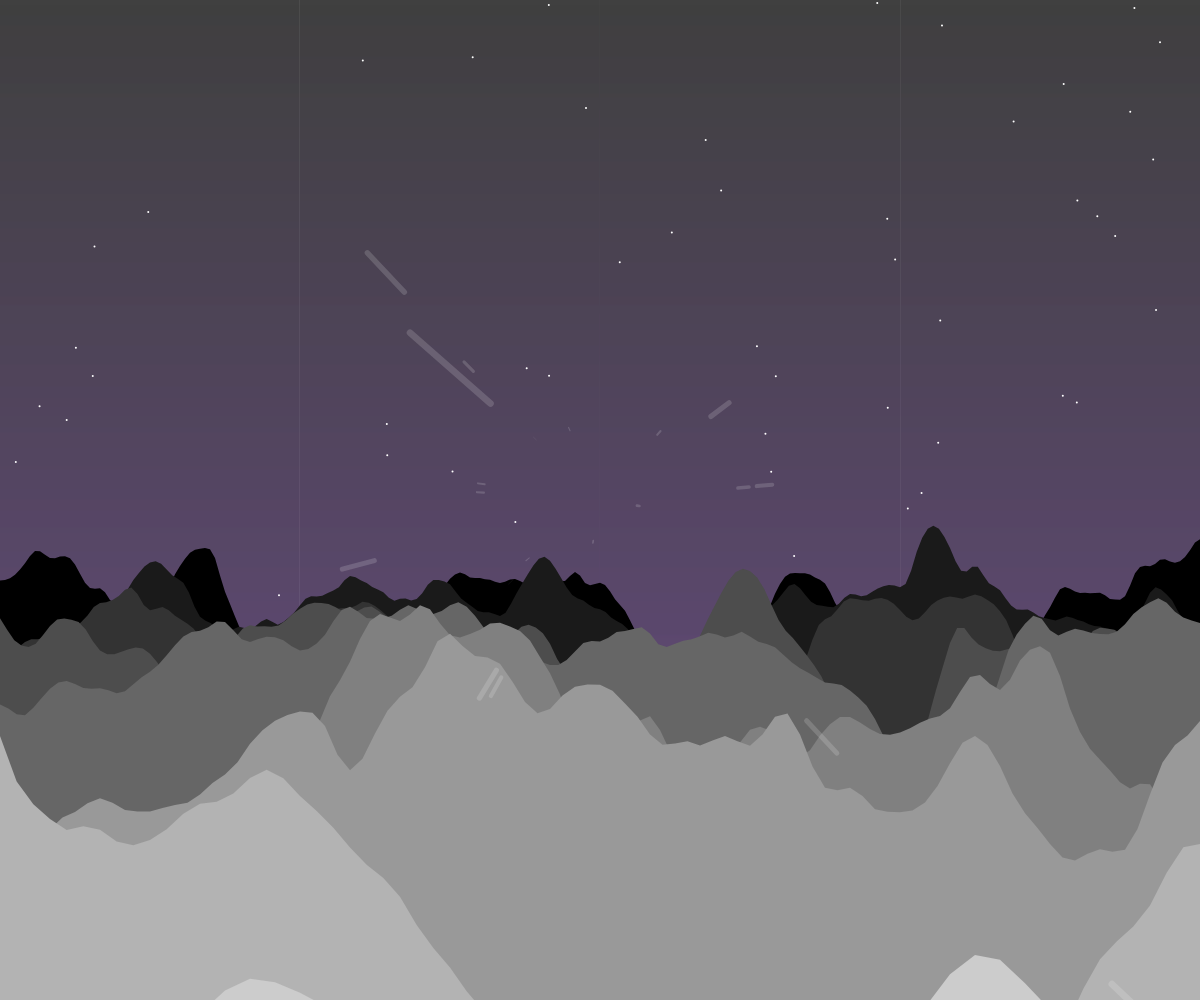
Frame 1 (no input)
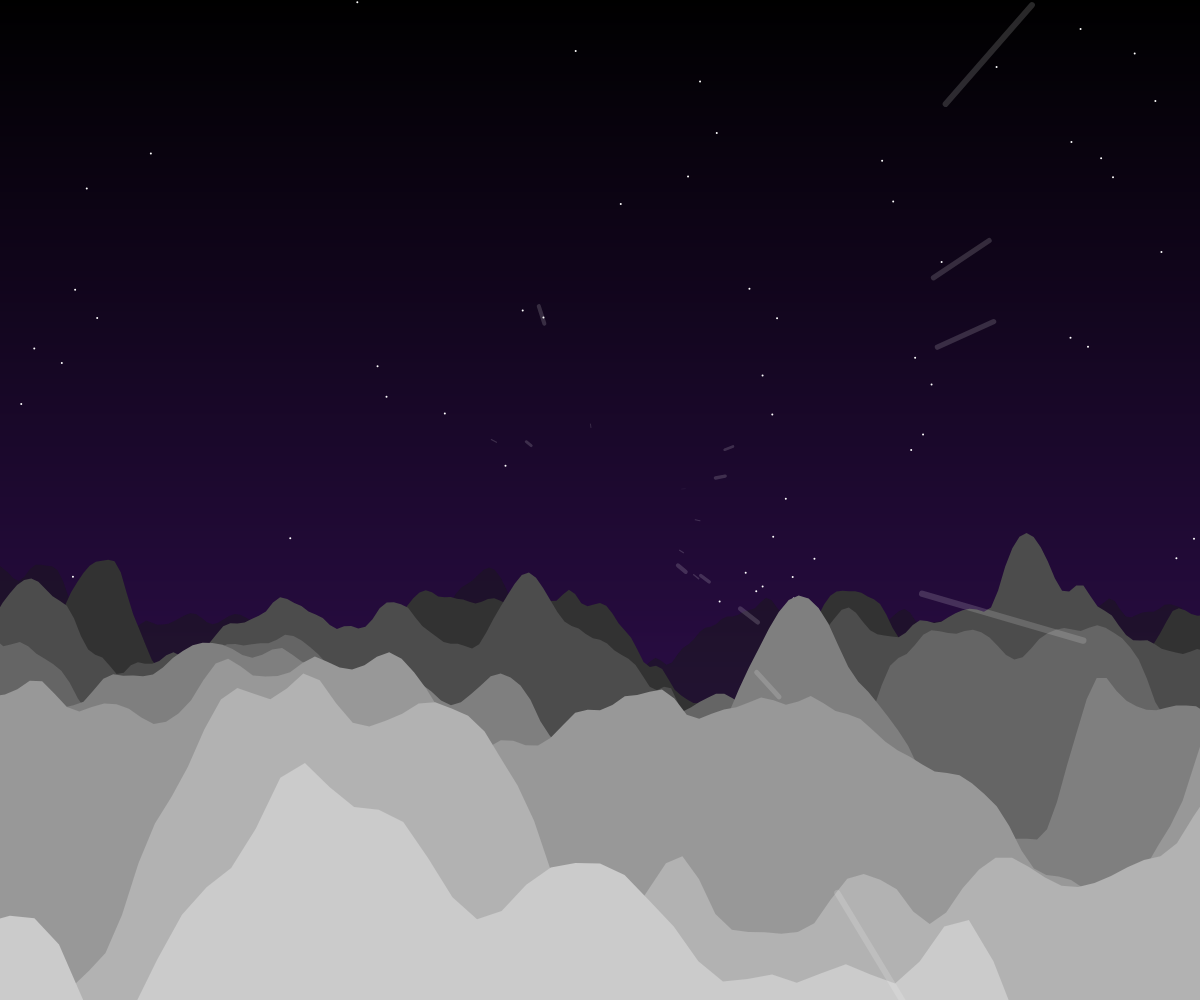
Frame 60 (no input)
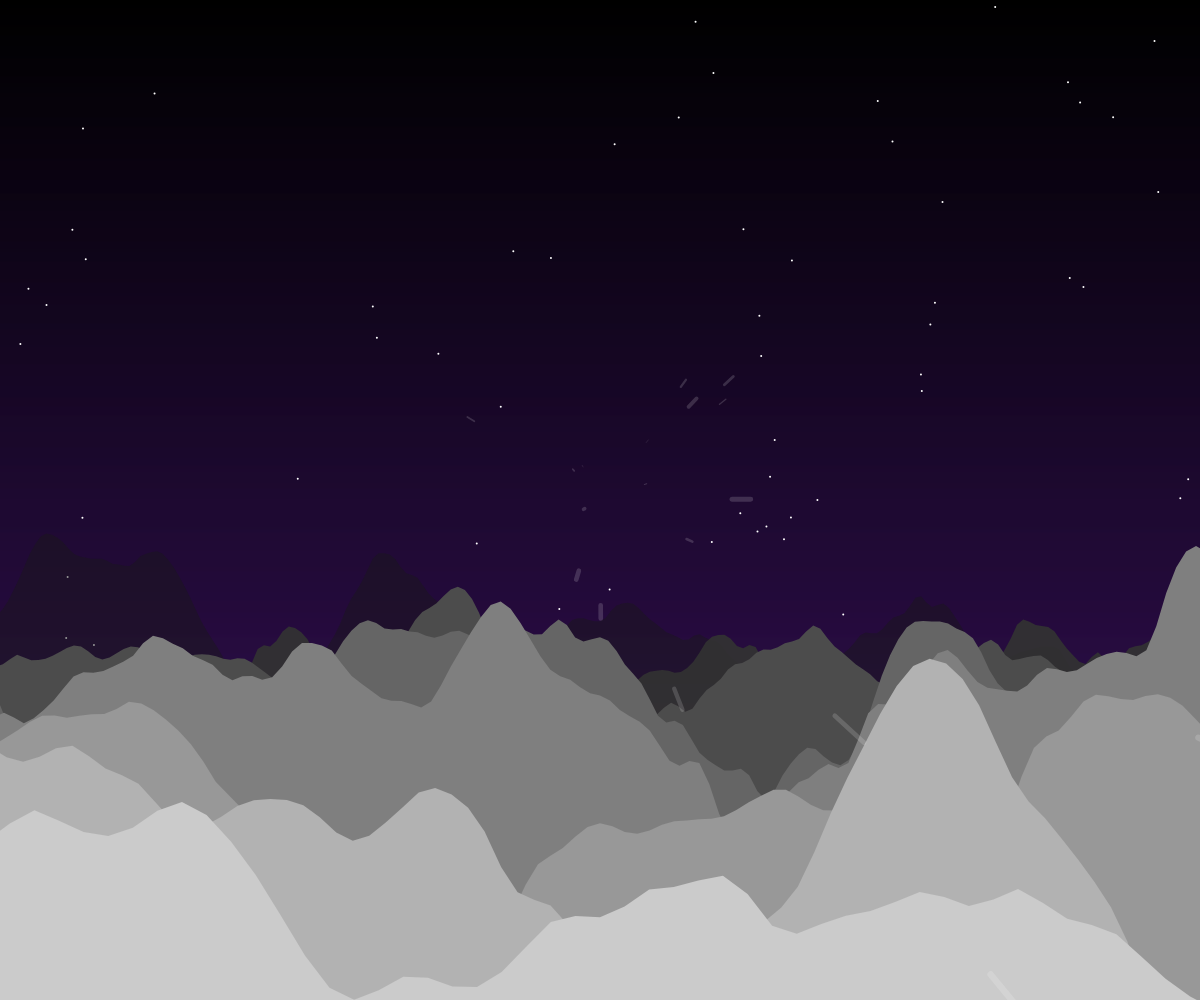
Frame 120 (the mouse pressed at the canvas centre since frame 60)

The p5.js sketch that drew these frames (run headless with seeded random() and noise() and a simulated clock; from frame 60 on, the mouse is pressed at the canvas centre):

// p5.js sketch
// ── sketch.js
// Sky Gradient Constants
var c1, c2;

var lines = [];
var mountains = [];
var stars = [];
var fireworks = [];
var gravity;

var mtnSpeed; var lineSpeed;

function setup() {
  createCanvas(innerWidth, innerHeight);
  // Define sky colors
  c1 = color(0);
  c2 = color(59,18,97);

  gravity = createVector(0, 0.2);

  for (var i = 0; i < 20; i++) {
    lines[i] = new Line();
  }
  for (var j = 0; j < 10; j++) {
    mountains[j] = new Mountain(0, 300, width - ((width/10) * j));
  }
  for (var k = 0; k < 80; k++) {
    stars[k] = new Star();
  }
}

function draw() {
  mtnSpeed = 4;
  lineSpeed = 50;

  setGradient(0, 0, width, height, c1, c2);

  translate(width / 2, height / 2);
  mountains.sort(function(a, b) {
        return b.z - a.z
  });
  for (var k = 0; k < stars.length; k++) {
    stars[k].show();
    stars[k].checkEdges();
    stars[k].update();
  }
  for (var j = 0; j < mountains.length; j++) {
    mountains[j].show();
  }
  if (random(1) < 0.02) {
    fireworks.push(new Firework());
  }
  for (var i = fireworks.length - 1; i >= 0; i--) {
    fireworks[i].update();
    fireworks[i].show();
    if (fireworks[i].done()) {
      fireworks.splice(i, 1);
    }
  }
  for (var i = 0; i < lines.length; i++) {
    lines[i].update();
    lines[i].show();
  }
}

function setGradient(x, y, w, h, c1, c2) {
  noFill();
  for (var i = y; i <= y+h; i++) {
    var inter = map(i, y, y+h, 0, 1);
    var c = lerpColor(c1, c2, inter);
    stroke(c);
    line(x, i, x+w, i);
  }
}

function Line() {
  this.x = random(-100, 100);
  this.y = random(-100, 100);
  this.z = random(width);
  this.pz = this.z;

  this.update = function() {
    this.z -= lineSpeed;
    if (this.z < 1) {
      this.z = width;
      this.x = random(-100, 100);
      this.y = random(-100, 100);
      this.pz = this.z;
    }
  }

  this.show = function() {

    var sx = map(this.x / this.z, 0, 1, 0, width);
    var sy = map(this.y / this.z, 0, 1, 0, height);

    var px = map(this.x / this.pz, 0, 1, 0, width);
    var py = map(this.y / this.pz, 0, 1, 0, height);

    this.pz = this.z;

    stroke(255, 40);
    var sWeight = map(this.z, 0, width, 7, 0);
    strokeWeight(sWeight);
    line(px, py, sx, sy);

  }
}

function MountainPoint(x, y, z) {
  this.x = x;
  this.y = y;
  this.z = z;
  this.sx = map(this.x / this.z, 0, 1, 0, width);
  this.sy = map(this.y / this.z, 0, 1, 0, height);

  this.update = function() {
    this.z -= mtnSpeed;
    this.sx = map(this.x / this.z, 0, 1, 0, width);
    this.sy = map(this.y / this.z, 0, 1, 0, height);
  }
}

function Mountain(minY, maxY, z) {
  this.z = z;
  this.alpha = 255;
  this.atHorizon = function() {
    this.vertices = [new MountainPoint(-width/2, height, this.z)];
    this.yoff = random(1000);
    this.xoff = 0;
    this.fill = map(this.z, 0, width, 255, 0);

    for (var x = -width/2; x <= width/2; x += 5) {
      var y = map(noise(this.xoff, this.yoff), 0, 1, minY, maxY);
      this.vertices.push(new MountainPoint(x, y, this.z));
      this.xoff += 0.05;
    }
    this.vertices.push(new MountainPoint(width/2, height, this.z));
  }

  this.atHorizon();

  this.show = function() {
    noStroke();
    fill(this.fill, this.fill, this.fill, this.alpha);
    // We are going to draw a polygon out of the wave points
    beginShape();
    this.vertices.forEach(function(v) {
      vertex(v.sx, v.sy);
      v.update();
    });
    endShape(CLOSE);
    this.update();
  }

  this.update = function() {
    this.z -= mtnSpeed;
    this.fill = map(this.z, 0, width, 255, 0);
    this.alpha += 4;
    if (this.z < 1) {
      this.z = width;
      this.alpha = 0;
      this.atHorizon();
    }
  }
}

function Star() {
  this.position = createVector(random(-width/2, width/2), random(-height/2, height/2));
  this.velocity = createVector();
  this.acceleration = createVector();
  this.noff = createVector(random(1000),random(1000));
  this.topspeed = 1;

  this.update = function() {
    this.acceleration.x = map(noise(this.noff.x), 0, 1, -0.2, 0.2);
    this.acceleration.y = map(noise(this.noff.y), 0, 1, -1, 0.1);
    this.noff.add(0.01,0.01,0);
    this.velocity.add(this.acceleration);
    this.velocity.limit(this.topspeed);
    this.position.add(this.velocity);
  }

  this.checkEdges = function() {
    if (this.position.x > width/2) {
      this.position.x = -width/2;
    } else if (this.position.x < -width/2) {
      this.position.x = width/2;
    }
    if (this.position.y > height/2) {
      this.position.y = -height/2;
    } else if (this.position.y < -height/2) {
      this.position.y = height/2;
    }
  };

  this.show = function() {
    fill(255);
    noStroke();
    ellipse(this.position.x, this.position.y, 2, 2);
  }
}

function Particle(x, y, firework) {
  this.pos = createVector(x, y);
  this.firework = firework;
  this.lifespan = 255;

  if (this.firework) {
    this.vel = createVector(0, random(-12, -8));
  } else {
    this.vel = p5.Vector.random2D();
    this.vel.mult(random(2, 10));
  }
  this.acc = createVector(0, 0);

  this.applyForce = function(force) {
    this.acc.add(force);
  }

  this.update = function() {
    if (!this.firework) {
      this.vel.mult(0.9);
      this.lifespan -= 4;
    }
    this.vel.add(this.acc);
    this.pos.add(this.vel);
    this.acc.mult(0);


  }

  this.done = function() {
    if (this.lifespan < 0) {
      return true;
    } else {
      return false;
    }
  }

  this.show = function() {
    if (!this.firework) {
      strokeWeight(4);
      stroke(156, 255, 178, this.lifespan);
    } else {
      noStroke();
    }
    point(this.pos.x, this.pos.y);
  }

}

function Firework() {

  this.firework = new Particle(random(-width/2, width/2), height/4, true);
  this.exploded = false;
  this.particles = [];

  this.done = function() {
    if (this.exploded && this.particles.length === 0) {
      return true;
    } else {
      return false;
    }
  }

  this.update = function() {
    if (!this.exploded) {
      this.firework.applyForce(gravity);
      this.firework.update();
      if (this.firework.vel.y >= 0) {
        this.exploded = true;
        this.explode();
      }
    }
    for (var i = this.particles.length - 1; i >= 0; i--) {
      this.particles[i].applyForce(gravity);
      this.particles[i].update();
      if (this.particles[i].done()) {
        this.particles.splice(i, 1);
      }
    }



  }

  this.explode = function() {
    for (var i = 0; i < 100; i++) {
      var p = new Particle(this.firework.pos.x, this.firework.pos.y, false);
      this.particles.push(p);
    }
  }

  this.show = function() {
    if (!this.exploded) {
      this.firework.show();
    }
    for (var i = 0; i < this.particles.length; i++) {
      this.particles[i].show();
    }

  }
}
